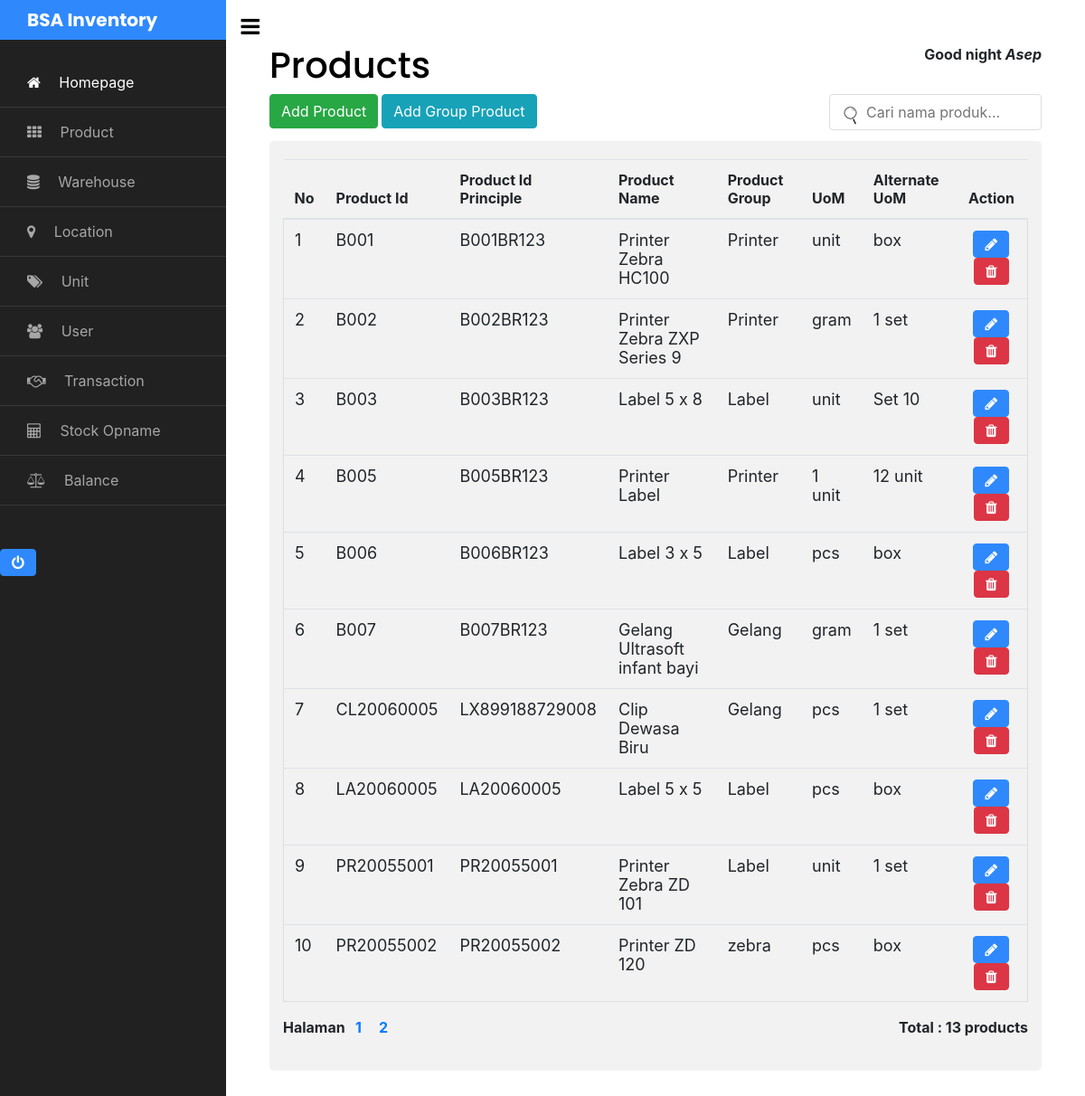
The app's page /pages/barang.php (signed in) with its own data.
### tables this page shows
CREATE TABLE `t_barang` (
  `id_barang` varchar(50) NOT NULL,
  `id_principle` varchar(50) NOT NULL,
  `nama_barang` varchar(50) NOT NULL,
  `nama_grup` varchar(40) NOT NULL,
  `satuan_kecil` varchar(25) DEFAULT NULL,
  `satuan_besar` varchar(25) DEFAULT NULL,
  `scan` varchar(20) NOT NULL
);

### pages/barang.php (the view, shortened to what this page needs)
<?php
include '../include/sidebar.php';
?>
<div>
   <h1>Products</h1>
    <a href="form-barang.php" class="btn btn-success">Add Product</a>
    <button onclick="document.getElementById('addGroup').style.display='block'" class="btn btn-info">Add Group Product</button>
    <input style="width: 235px; height: 40px; float: right;" class="form-margin" autofocus="" type="text" id="myInput" onkeyup="myFunction()" placeholder="Cari nama produk..." title="Ketikkan nama produk disini">
</div>
<div class="container" style="overflow-x: auto;">
  <table class="table table-hover">
    <thead>
      <tr>
        <th>No</th>
        <th>Product Id</th>
        <th>Product Id Principle</th>
        <th>Product Name</th>
        <th>Product Group</th>
        <th>UoM</th>
        <th>Alternate UoM</th>
        <th colspan="2"><center>Action</center></th>
      </tr>
    </thead>
    <?php
      include '../include/config.php';
      $halaman = 10;
      $page = isset($_GET["halaman"]) ? (int)$_GET["halaman"] : 1;
      $mulai = ($page>1) ? ($page * $halaman) - $halaman : 0;
      $result = mysqli_query($conn, "SELECT * FROM t_barang");
      $total = mysqli_num_rows($result);
      $pages = ceil($total/$halaman);
      $query = mysqli_query($conn,"SELECT * FROM t_barang LIMIT $mulai, $halaman")or die(mysqli_error);
      $no = $mulai+1;
      While($row=mysqli_fetch_array ($query)){
    ?>
    <tbody id="myTable">
      <tr>
        <td><?php echo $no++; ?></td>
        <td><?php echo $row['id_barang']; ?></td>
        <td><?php echo $row['id_principle']; ?></td>
        <td><?php echo $row['nama_barang']; ?></td>
        <td><?php echo $row['nama_grup']; ?></td>
        <td><?php echo $row['satuan_kecil']; ?></td>
        <td><?php echo $row['satuan_besar']; ?></td>
        <td>
            <center><a href="barang-edit.php?id_barang=<?php echo $row['id_barang'];?>" data-toggle="tooltip" data-placement="right" title="Edit" class="btn btn-custon-rounded-three btn-primary"><i class="fa fa-pencil"></i></a>
            <a href="../model/act-barang-delete.php?id_barang=<?php echo $row['id_barang'];?>" onclick="return confirm('Yakin ingin hapus data?')" class="btn btn-custon-rounded-three btn-danger" data-toggle="tooltip" data-placement="right" title="Hapus"><i class="fa fa-trash"></i></a></center>
        </td>
      </tr>
    <?php } ?>
    </tbody>
  </table>
   <div class="paginaton pagination-sm">
     Halaman &nbsp;<?php for ($i=1; $i<=$pages ; $i++){ ?>
        <a href="?halaman=<?php echo  $i;  ?>"><?php echo $i; ?> &nbsp; &nbsp;</a>
      <?php }
      include '../include/config.php';
         $sql = mysqli_query($conn, "SELECT * FROM t_barang");
         $count = mysqli_num_rows($sql);
      ?>
        <p style="float: right;">Total : <?php echo $count; ?> products</p>
    </div>
</div>
<?php include '../include/footer.php' ?>

### records on screen
t_barang: id_barang "B001", id_principle "B001BR123", nama_barang "Printer Zebra HC100", nama_grup "Printer", satuan_kecil "unit", satuan_besar "box"
t_barang: id_barang "B002", id_principle "B002BR123", nama_barang "Printer Zebra ZXP Series 9", nama_grup "Printer", satuan_kecil "gram", satuan_besar "1 set"
t_barang: id_barang "B003", id_principle "B003BR123", nama_barang "Label 5 x 8", nama_grup "Label", satuan_kecil "unit", satuan_besar "Set 10"
t_barang: id_barang "B005", id_principle "B005BR123", nama_barang "Printer Label", nama_grup "Printer", satuan_kecil "1 unit", satuan_besar "12 unit"
t_barang: id_barang "B006", id_principle "B006BR123", nama_barang "Label 3 x 5", nama_grup "Label", satuan_kecil "pcs", satuan_besar "box"
t_barang: id_barang "B007", id_principle "B007BR123", nama_barang "Gelang Ultrasoft infant bayi", nama_grup "Gelang", satuan_kecil "gram", satuan_besar "1 set"
t_barang: id_barang "CL20060005", id_principle "LX899188729008", nama_barang "Clip Dewasa Biru", nama_grup "Gelang", satuan_kecil "pcs", satuan_besar "1 set"
t_barang: id_barang "LA20060005", id_principle "LA20060005", nama_barang "Label 5 x 5", nama_grup "Label", satuan_kecil "pcs", satuan_besar "box"
t_barang: id_barang "PR20055001", id_principle "PR20055001", nama_barang "Printer Zebra ZD 101", nama_grup "Label", satuan_kecil "unit", satuan_besar "1 set"
t_barang: id_barang "PR20055002", id_principle "PR20055002", nama_barang "Printer ZD 120", nama_grup "zebra", satuan_kecil "pcs", satuan_besar "box"

### other values on screen
$_SESSION['user_name'] "Asep"
$count "13"
